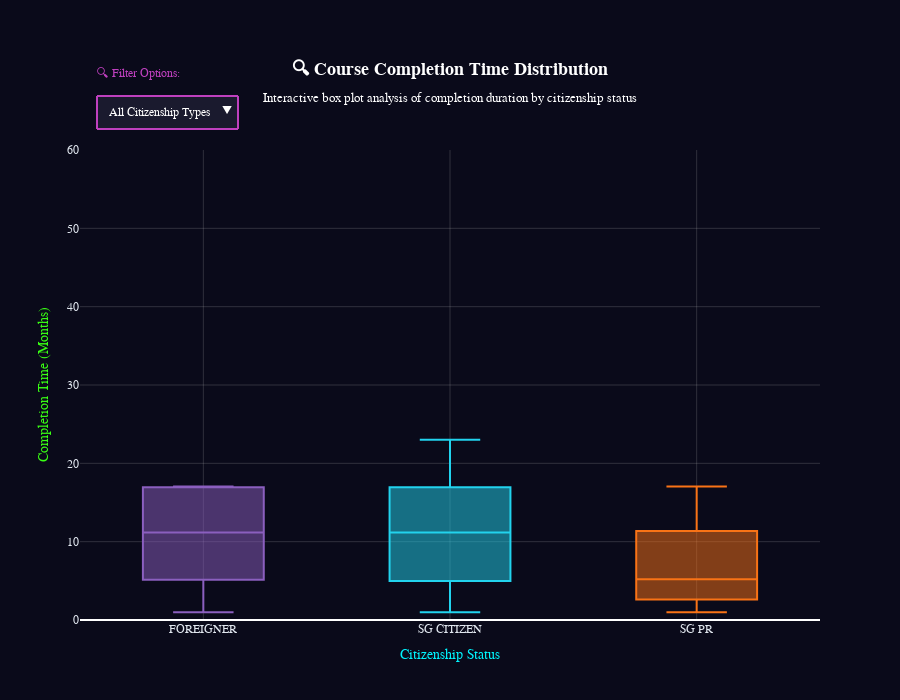

This figure's notebook cell:
### Code cell
# === CHART 3: INTERACTIVE BOX PLOT - COMPLETION TIME ANALYSIS ===
print("🎨 Creating Chart 3: Interactive Completion Time Box Plot...")

# Filter out invalid completion times
completion_data = df.dropna(subset=['COMPLETION_MONTHS'])
completion_data = completion_data[completion_data['COMPLETION_MONTHS'] > 0]
completion_data = completion_data[completion_data['COMPLETION_MONTHS'] <= 60]  # Reasonable max of 5 years

fig3 = go.Figure()

# Add box plot for all citizenship types
for i, citizenship in enumerate(completion_data['CITIZENSHIP'].unique()):
    citizenship_data = completion_data[completion_data['CITIZENSHIP'] == citizenship]
    
    fig3.add_trace(
        go.Box(
            y=citizenship_data['COMPLETION_MONTHS'],
            name=citizenship,
            marker_color=citizenship_colors[i % len(citizenship_colors)],
            boxpoints='outliers',  # Show outliers
            jitter=0.3,  # Add some jitter to points
            pointpos=-1.8,  # Position of points
            marker=dict(
                size=4,
                opacity=0.6,
                line=dict(width=1, color='white')
            ),
            hovertemplate='<b>%{fullData.name}</b><br>' +
                         'Completion Time: %{y:.1f} months<br>' +
                         'Student Count: ' + str(len(citizenship_data)) + '<br>' +
                         '<extra></extra>',
            visible=True
        )
    )

# Add "All Categories" option (show all)
all_visible = [True] * len(completion_data['CITIZENSHIP'].unique())

# Create dropdown options
dropdown_buttons = [
    dict(label='All Citizenship Types',
         method='update',
         args=[{'visible': all_visible}])
]

# Add individual citizenship type options
for i, citizenship in enumerate(completion_data['CITIZENSHIP'].unique()):
    visibility = [False] * len(completion_data['CITIZENSHIP'].unique())
    visibility[i] = True
    dropdown_buttons.append(
        dict(label=f'{citizenship} Only',
             method='update',
             args=[{'visible': visibility}])
    )

fig3.update_layout(
    title='<b>🔍 Course Completion Time Distribution</b><br><sub>Interactive box plot analysis of completion duration by citizenship status</sub>',
    title_font_size=18,
    title_x=0.5,
    title_font_color=COLORS['light'],
    yaxis_title='Completion Time (Months)',
    xaxis_title='Citizenship Status',
    font=dict(family='Orbitron, monospace', size=12, color=COLORS['light']),
    paper_bgcolor=COLORS['dark_bg'],
    plot_bgcolor='rgba(0,0,0,0)',
    height=700,
    margin=dict(t=150, l=80, r=80, b=80),
    showlegend=False,
    updatemenus=[
        dict(
            buttons=dropdown_buttons,
            direction='down',
            showactive=True,
            x=0.02,
            xanchor='left',
            y=1.12,
            yanchor='top',
            bgcolor=COLORS['card_bg'],
            bordercolor=COLORS['neon_purple'],
            borderwidth=2,
            font=dict(color=COLORS['light'])
        )
    ],
    annotations=[
        dict(
            text="🔍 Filter Options:",
            x=0.02, y=1.18,
            xref="paper", yref="paper",
            showarrow=False,
            font=dict(size=12, family='Orbitron, monospace', color=COLORS['neon_purple'])
        )
    ]
)

# Add grid lines for better readability with dashboard theme
fig3.update_layout(
    yaxis=dict(
        gridcolor='rgba(200,200,200,0.2)',
        gridwidth=1,
        range=[0, 60],
        title_font_color=COLORS['neon_green'],
        tickfont=dict(color=COLORS['text'])
    ),
    xaxis=dict(
        gridcolor='rgba(200,200,200,0.2)',
        gridwidth=1,
        title_font_color=COLORS['neon_blue'],
        tickfont=dict(color=COLORS['text'])
    )
)

fig3.show()
print("✅ Chart 3 completed!")

### Figure 1 — Plotly figure (JSON) as saved in the notebook; plotly's stock layout.template omitted (floating-point values rounded to 4 significant figures; data arrays with more than 128 entries replaced by an {"elided": "..."} marker saying what was removed)
{"data": [{"boxpoints": "outliers", "hovertemplate": "<b>%{fullData.name}</b><br>Completion Time: %{y:.1f} months<br>Student Count: 33<br><extra></extra>", "jitter": 0.3, "marker": {"color": "#8B5FBF", "line": {"color": "white", "width": 1}, "opacity": 0.6, "size": 4}, "name": "FOREIGNER", "pointpos": -1.8, "type": "box", "visible": true, "y": [16.98, 16.98, 16.98, 16.98, 16.95, 17.05, 17.05, 16.98, 16.98, 16.95, 2.332, 2.332, 2.332, 4.501, 4.895, 5.453, 5.453, 0.9855, 5.191, 5.191, 5.191, 5.191, 5.191, 4.993, 4.993, 11.37, 11.37, 11.37, 11.17, 11.17, 11.17, 11.17, 11.3]}, {"boxpoints": "outliers", "hovertemplate": "<b>%{fullData.name}</b><br>Completion Time: %{y:.1f} months<br>Student Count: 212<br><extra></extra>", "jitter": 0.3, "marker": {"color": "#22D3EE", "line": {"color": "white", "width": 1}, "opacity": 0.6, "size": 4}, "name": "SG CITIZEN", "pointpos": -1.8, "type": "box", "visible": true, "y": {"elided": "212 float values"}}, {"boxpoints": "outliers", "hovertemplate": "<b>%{fullData.name}</b><br>Completion Time: %{y:.1f} months<br>Student Count: 27<br><extra></extra>", "jitter": 0.3, "marker": {"color": "#F97316", "line": {"color": "white", "width": 1}, "opacity": 0.6, "size": 4}, "name": "SG PR", "pointpos": -1.8, "type": "box", "visible": true, "y": [16.98, 16.98, 16.95, 17.05, 16.98, 17.05, 4.993, 4.993, 4.895, 5.453, 5.453, 0.9855, 0.9855, 0.9855, 0.9855, 5.191, 5.191, 2.628, 2.628, 2.168, 2.168, 4.993, 4.993, 11.37, 11.17, 11.3, 11.37]}], "layout": {"annotations": [{"font": {"color": "#BF40BF", "family": "Orbitron, monospace", "size": 12}, "showarrow": false, "text": "🔍 Filter Options:", "x": 0.02, "xref": "paper", "y": 1.18, "yref": "paper"}], "font": {"color": "#FFFFFF", "family": "Orbitron, monospace", "size": 12}, "height": 700, "margin": {"b": 80, "l": 80, "r": 80, "t": 150}, "paper_bgcolor": "#0A0A1A", "plot_bgcolor": "rgba(0,0,0,0)", "showlegend": false, "title": {"font": {"color": "#FFFFFF", "size": 18}, "text": "<b>🔍 Course Completion Time Distribution</b><br><sub>Interactive box plot analysis of completion duration by citizenship status</sub>", "x": 0.5}, "updatemenus": [{"bgcolor": "#1A1A2E", "bordercolor": "#BF40BF", "borderwidth": 2, "buttons": [{"args": [{"visible": [true, true, true]}], "label": "All Citizenship Types", "method": "update"}, {"args": [{"visible": [true, false, false]}], "label": "FOREIGNER Only", "method": "update"}, {"args": [{"visible": [false, true, false]}], "label": "SG CITIZEN Only", "method": "update"}, {"args": [{"visible": [false, false, true]}], "label": "SG PR Only", "method": "update"}], "direction": "down", "font": {"color": "#FFFFFF"}, "showactive": true, "x": 0.02, "xanchor": "left", "y": 1.12, "yanchor": "top"}], "xaxis": {"gridcolor": "rgba(200,200,200,0.2)", "gridwidth": 1, "tickfont": {"color": "#E2E8F0"}, "title": {"font": {"color": "#00F5FF"}, "text": "Citizenship Status"}}, "yaxis": {"gridcolor": "rgba(200,200,200,0.2)", "gridwidth": 1, "range": [0, 60], "tickfont": {"color": "#E2E8F0"}, "title": {"font": {"color": "#39FF14"}, "text": "Completion Time (Months)"}}}}
